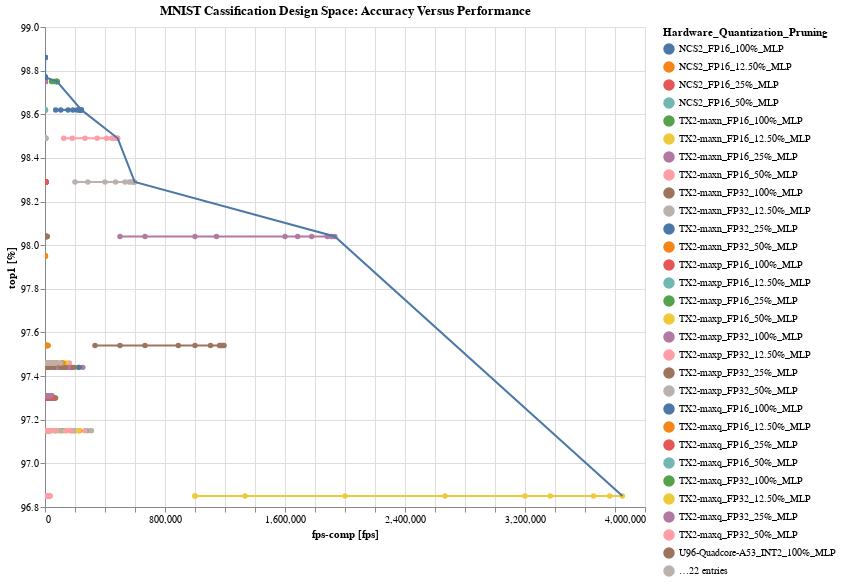

Source (notebook cell):
### Markdown cell above
The following pareto graph presents the accuracy versus performance in fps for all the Hardware Platforms across different Pruning and Quantization configurations. This provides insights into accuracy-based comparisons.

### Code cell
#hide_input
%run scripts/altair_plots.py  #run the plot script if it wasn't previously run
pareto_graph(df= mnist_df, 
             groupcol= 'hw_datatype_prun_net',
             xcol = 'fps-comp', 
             x_title = 'fps-comp [fps]',
             ycol= 'top1',
             y_title = "top1 [%]",
             W= W, 
             H= H, 
             title= "MNIST Cassification Design Space: Accuracy Versus Performance")

### Figure 1 — Vega-Lite specification as saved in the notebook (floating-point values rounded to 4 significant figures; data arrays with more than 128 entries replaced by an {"elided": "..."} marker saying what was removed)
{"config": {"view": {"continuousWidth": 400, "continuousHeight": 300}}, "layer": [{"data": {"name": "data-7a3838d8c2c31722b5bfc444648fc867"}, "mark": {"type": "line", "point": true}, "encoding": {"color": {"type": "nominal", "field": "hw_datatype_prun_net", "legend": {"columns": 1, "title": "Hardware_Quantization_Pruning"}}, "tooltip": [{"type": "nominal", "field": "hw_datatype_prun_net"}, {"type": "quantitative", "field": "top1"}, {"type": "quantitative", "field": "fps-comp"}], "x": {"type": "quantitative", "field": "fps-comp", "title": "fps-comp [fps]"}, "y": {"type": "quantitative", "field": "top1", "scale": {"zero": false}, "title": "top1 [%]"}}, "selection": {"selector054": {"type": "interval", "bind": "scales", "encodings": ["x", "y"]}}}, {"data": {"name": "data-8211f2b942d2596b3ed781340247a0c6"}, "mark": "line", "encoding": {"x": {"type": "quantitative", "field": "x"}, "y": {"type": "quantitative", "field": "y", "scale": {"zero": false}}}}], "height": 480, "title": "MNIST Cassification Design Space: Accuracy Versus Performance", "width": 600, "$schema": "https://vega.github.io/schema/vega-lite/v4.8.1.json", "datasets": {"data-7a3838d8c2c31722b5bfc444648fc867": {"elided": "406 records"}, "data-8211f2b942d2596b3ed781340247a0c6": [{"x": 621.3, "y": 98.86, "group": "NCS2_FP16_100%_MLP"}, {"x": 838.4, "y": 98.77, "group": "ZCU104-Bismo_INT4_100%_MLP"}, {"x": 80390.0, "y": 98.75, "group": "ZCU104-FINN_INT2_100%_MLP"}, {"x": 242900.0, "y": 98.62, "group": "ZCU104-FINN_INT4_50%_MLP"}, {"x": 484800.0, "y": 98.49, "group": "ZCU104-FINN_INT2_50%_MLP"}, {"x": 598100.0, "y": 98.29, "group": "ZCU104-FINN_INT4_25%_MLP"}, {"x": 1932000.0, "y": 98.04, "group": "ZCU104-FINN_INT2_25%_MLP"}, {"x": 3850000.0, "y": 96.85, "group": "ZCU104-FINN_INT2_12.50%_MLP"}]}}
